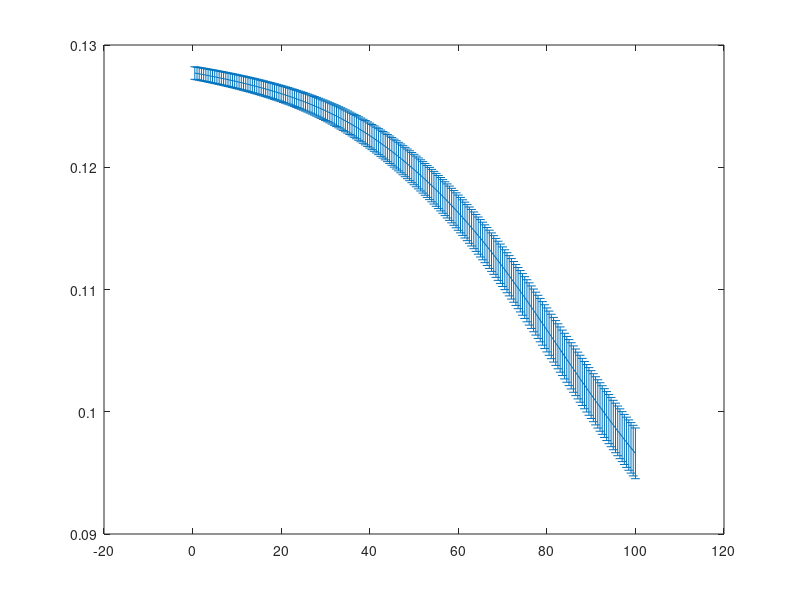

MATLAB code for this plot:
% Parameter initialization 
%clear
t = 0:0.5:100;                       % s
koff = 1.5;                     % 1/s
kon = 0.20;                     % 1/um2s
cl = [90];                       % # molecules / um2
D = 2;                          % um2/s  
b = (8./1000);                    % reaction zone in um 
a = (8./1000)./13
scale= (1).*1e-9;               % Barrier
Temp = 1.381e-23.*307.15;       % Temperatue  kelvin
kappa = [ 5].*1e-20;                  % Bending modulus
sigmai = 3.*1e-7+ ((2e-6)-(3e-7)).*rand(1,100);                   % Membrane tension
R_ini  = 5.*1e-6+ ((15e-6)-(5e-6)).*rand(1,100);
r0_ini  = sqrt(kappa./(2.*sigmai));
Lc = (((Temp)./(4.*pi.*kappa)).*((R_ini.^2)./r0_ini)).*1e6;
np = randi([1 3],1,100);
pos = 0;
V= 0 ;
koofre=0;
Vt=0;
post=0;
posmt = 0;
Vmt = [6 ]./60;

%%
%Calculations
 figure1 = figure;
count=0;
Vt=0;
for j =1:length(np)
    count = count+1;
    V=0;
    pos=0;posmt=0;
    counti=0;
    orderp=0;
    
for i=2:length (t)
    counti=counti+1;
betat = 1.0/Temp;
beta_ini = ((4.*pi.*kappa(1)).*betat).*(r0_ini(1)./( R_ini(j).^2));          
sigma(i) = sigmai(j).*exp (beta_ini.*(pos(end).*1e-6)); 
F0(i)=(2.*pi.*sqrt(2.*kappa(1).*sigma(i)));%+2.*pi*1.63e9*16e-18*(V(i).*1e-6)*(log(R_ini/r0_ini )); 
koofre(i) = koff.*exp(((F0(i).*scale.*betat)./np(j))); 
%%
%Equation
V(i) = b.*((kon.*cl(1))-koofre(i));
 posmt (i)= posmt (i-1)+Vmt(1).*0.5;
pos (i) = pos (i-1)+V(i).*0.5;
if pos (i)>posmt(i)
    pos (i)=posmt(i);
end
orderp(i) =(posmt(i)-pos(i));%./posmt(i); 
% if pos (i)<=0
%     pos (i)=0;
% end

end
% orderp =(posmt-V)./posmt; 
%   subplot (2,2,1)
% % Fn=(F0);
% subplot1 = subplot(2,2,1,'Parent',figure1);
% hold(subplot1,'on');
%    plot1=plot ((pos(2:end)),(koofre(2:end)),'LineWidth',2);hold on;
%    subplot(2,2,2)
%   plot2=plot ((pos(2:end)),(V(2:end)),'LineWidth',2);hold on;
%   plot(yy(1:end-1),vinterp)
%   plot(x,y,'o')
%   
%    subplot(2,2,3)
%   plot3=plot ((pos(2:end)),(sigma(2:end).*1e6),'LineWidth',2);hold on;
%   subplot4=subplot(2,2,4)
%   plot4=plot ((t(2:end)),(orderp(2:end)),'LineWidth',2);hold on;
%   plot(vector(:,2),vector(:,end))
% %  xlim(subplot4,[0 12]);
% % % % Uncomment the following line to preserve the Y-limits of the axes
% %  ylim(subplot4,[0 0.5]);

 Vt (1:length(V),count)=V;
 post (1:length(pos),count)=pos;
 drawnow;
   %  ylim([-4 0.5])
%    xlim([0 20])
end
%% 
% for k = 1:size (Vt,2)
%    if Vt(2,k)>0
%        Is = Vt (2:end,k);
%      stgsv = [max(Is), 20, 3, min(Is)];
%     [estimates,eval] = fit_survival(t(2:end)', Is, stgsv);% MT reference
%     figure(1);plot(t(2:end),Is,'b-o',t(2:end),eval,'r-');hold on
% xlim([0 100])
% ylim([0 0.2])
%     
%     reftipr= estimates(2);
%     factor=abs(t-reftipr);
%     [col,ix(k)]=min (factor);
%    else
%        ix(k)=NaN;
%    end
%     
% end




%%
% set(plot1(1),'Color',[0 0.447058826684952 0.74117648601532]);
% set(plot1(2),'Color',[1 0 0]);
% set(plot1(3),'Color',[0 0.498039215803146 0]);




%plotting 
meanv=mean (Vt,2);
stdv = sqrt(std (Vt,[],2))/100
%  %errorbar(Exp1(:,1),Exp1(:,2),Exp1(:,3),'o');hold on
  errorbar(t(2:end),meanv(2:end),stdv(2:end));
 % plot(t(2:end),meanv(2:end));
%errorbar(Exp200(:,1),Exp200(:,2),Exp200(:,3),'o');
% xlim([0 60])
% ylim([0 0.2])

% A = b*kon;
% B = b*koff;
%  f = @ (cl,y) b*((kon*cl)-(koff.*exp(y)));
% % x0 = [500,1]; 
% % [xmin, fval] = fminsearch(@(x)f(x(1),x(2)), x0)
% %x = linspace(1,10,20);
% y = linspace(0,4,length(cl));
%  figure (2)
%  [CL,Y] = meshgrid(cl,y);
%  surf(CL,Y,f(CL,Y), 'EdgeColor','none', 'FaceAlpha',0.5)
% hold on
% plot3(xmin(1),xmin(2), f(xmin(1),xmin(2)), 'gp', 'MarkerSize', 10, 'MarkerFaceColor','g')
% hold off
% xlabel('X')
% ylabel('Y')

